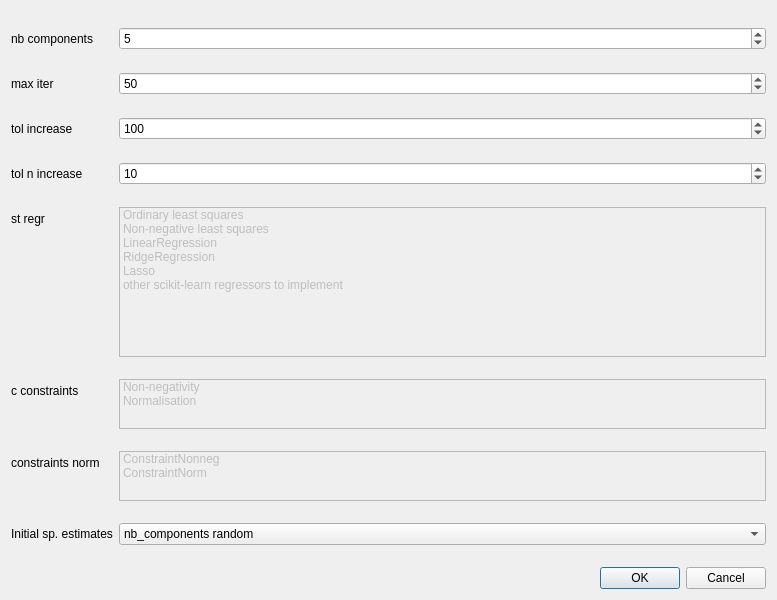
<?xml version="1.0" encoding="UTF-8"?>
<ui version="4.0">
 <class>Dialog</class>
 <widget class="QDialog" name="Dialog">
  <property name="geometry">
   <rect>
    <x>0</x>
    <y>0</y>
    <width>777</width>
    <height>600</height>
   </rect>
  </property>
  <property name="windowTitle">
   <string>Dialog</string>
  </property>
  <layout class="QGridLayout" name="gridLayout">
   <item row="0" column="0">
    <layout class="QFormLayout" name="formLayout_2">
     <property name="fieldGrowthPolicy">
      <enum>QFormLayout::AllNonFixedFieldsGrow</enum>
     </property>
     <item row="1" column="0">
      <widget class="QLabel" name="label">
       <property name="text">
        <string>max iter</string>
       </property>
      </widget>
     </item>
     <item row="1" column="1">
      <widget class="QSpinBox" name="spinBox_max_iter">
       <property name="maximum">
        <number>1000</number>
       </property>
       <property name="value">
        <number>50</number>
       </property>
      </widget>
     </item>
     <item row="2" column="0">
      <widget class="QLabel" name="label_2">
       <property name="text">
        <string>tol increase</string>
       </property>
      </widget>
     </item>
     <item row="2" column="1">
      <widget class="QSpinBox" name="spinBox_tol_increase">
       <property name="maximum">
        <number>1000</number>
       </property>
       <property name="value">
        <number>100</number>
       </property>
      </widget>
     </item>
     <item row="3" column="0">
      <widget class="QLabel" name="label_5">
       <property name="text">
        <string>tol n increase</string>
       </property>
      </widget>
     </item>
     <item row="3" column="1">
      <widget class="QSpinBox" name="spinBox_tol_n_increase">
       <property name="maximum">
        <number>1000</number>
       </property>
       <property name="value">
        <number>10</number>
       </property>
      </widget>
     </item>
     <item row="4" column="0">
      <widget class="QLabel" name="label_6">
       <property name="text">
        <string>st regr</string>
       </property>
      </widget>
     </item>
     <item row="4" column="1">
      <widget class="QListWidget" name="listWidget_st_regr">
       <property name="enabled">
        <bool>false</bool>
       </property>
       <property name="maximumSize">
        <size>
         <width>16777215</width>
         <height>150</height>
        </size>
       </property>
       <property name="selectionMode">
        <enum>QAbstractItemView::MultiSelection</enum>
       </property>
       <item>
        <property name="text">
         <string>Ordinary least squares</string>
        </property>
       </item>
       <item>
        <property name="text">
         <string>Non-negative least squares</string>
        </property>
       </item>
       <item>
        <property name="text">
         <string>LinearRegression</string>
        </property>
       </item>
       <item>
        <property name="text">
         <string>RidgeRegression</string>
        </property>
       </item>
       <item>
        <property name="text">
         <string>Lasso</string>
        </property>
       </item>
       <item>
        <property name="text">
         <string>other scikit-learn regressors to implement</string>
        </property>
       </item>
      </widget>
     </item>
     <item row="5" column="0">
      <widget class="QLabel" name="label_3">
       <property name="text">
        <string>c constraints</string>
       </property>
      </widget>
     </item>
     <item row="5" column="1">
      <widget class="QListWidget" name="listWidget_c_constraints">
       <property name="enabled">
        <bool>false</bool>
       </property>
       <property name="maximumSize">
        <size>
         <width>16777215</width>
         <height>50</height>
        </size>
       </property>
       <property name="selectionMode">
        <enum>QAbstractItemView::MultiSelection</enum>
       </property>
       <item>
        <property name="text">
         <string>Non-negativity</string>
        </property>
       </item>
       <item>
        <property name="text">
         <string>Normalisation</string>
        </property>
       </item>
      </widget>
     </item>
     <item row="6" column="0">
      <widget class="QLabel" name="label_4">
       <property name="text">
        <string>constraints norm</string>
       </property>
      </widget>
     </item>
     <item row="6" column="1">
      <widget class="QListWidget" name="listWidget_constraints_norm">
       <property name="enabled">
        <bool>false</bool>
       </property>
       <property name="maximumSize">
        <size>
         <width>16777215</width>
         <height>50</height>
        </size>
       </property>
       <property name="selectionMode">
        <enum>QAbstractItemView::MultiSelection</enum>
       </property>
       <item>
        <property name="text">
         <string>ConstraintNonneg</string>
        </property>
       </item>
       <item>
        <property name="text">
         <string>ConstraintNorm</string>
        </property>
       </item>
      </widget>
     </item>
     <item row="0" column="0">
      <widget class="QLabel" name="label_7">
       <property name="text">
        <string>nb components</string>
       </property>
      </widget>
     </item>
     <item row="0" column="1">
      <widget class="QSpinBox" name="spinBox_nb_compo">
       <property name="minimum">
        <number>1</number>
       </property>
       <property name="value">
        <number>5</number>
       </property>
      </widget>
     </item>
     <item row="7" column="0">
      <widget class="QLabel" name="label_8">
       <property name="text">
        <string>Initial sp. estimates</string>
       </property>
      </widget>
     </item>
     <item row="7" column="1">
      <widget class="QComboBox" name="comboBox_initial_sp_estimates">
       <item>
        <property name="text">
         <string>nb_components random</string>
        </property>
       </item>
       <item>
        <property name="text">
         <string>spectrums picked in fit tab</string>
        </property>
       </item>
      </widget>
     </item>
    </layout>
   </item>
   <item row="1" column="0">
    <widget class="QDialogButtonBox" name="buttonBox">
     <property name="orientation">
      <enum>Qt::Horizontal</enum>
     </property>
     <property name="standardButtons">
      <set>QDialogButtonBox::Cancel|QDialogButtonBox::Ok</set>
     </property>
    </widget>
   </item>
  </layout>
 </widget>
 <resources/>
 <connections>
  <connection>
   <sender>buttonBox</sender>
   <signal>accepted()</signal>
   <receiver>Dialog</receiver>
   <slot>accept()</slot>
   <hints>
    <hint type="sourcelabel">
     <x>248</x>
     <y>254</y>
    </hint>
    <hint type="destinationlabel">
     <x>157</x>
     <y>274</y>
    </hint>
   </hints>
  </connection>
  <connection>
   <sender>buttonBox</sender>
   <signal>rejected()</signal>
   <receiver>Dialog</receiver>
   <slot>reject()</slot>
   <hints>
    <hint type="sourcelabel">
     <x>316</x>
     <y>260</y>
    </hint>
    <hint type="destinationlabel">
     <x>286</x>
     <y>274</y>
    </hint>
   </hints>
  </connection>
 </connections>
</ui>
